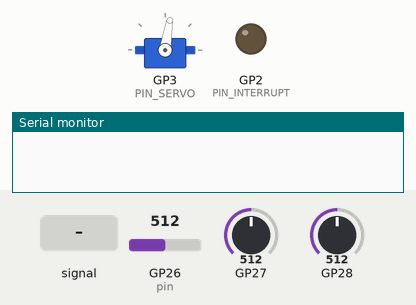
Simulated run of this sketch. Board: Raspberry Pi Pico. On the bench: servo, output pins drawn as LEDs (lit = HIGH), the last lines printed to the serial monitor. Wiring (inferred from the names in the program): servo: signal GP3. Dashed ring = blinking. The inputs (shaded band) are chosen by the test bench; at power-on: GP28 = 512, GP26 (pin) = 512, GP27 = 512 (analog values on the 0–1023 scale). Servo pulses on a pin are drawn as a servo (544–2400 µs = 0–180°); pins used as bus, display or sensor lines are not drawn.

Above: at 1.2 s.
1.3 s: GP27 fed a 200 Hz sine of ±255 counts around its level
At 2.0 s:
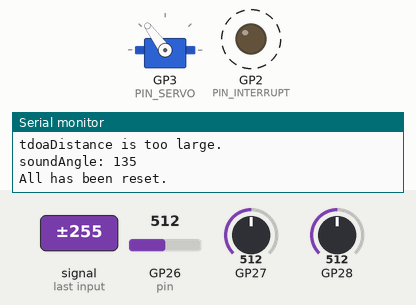
4.3 s: GP28 set to 710
7.1 s: GP26 (pin) set to 682
9.3 s: GP26 (pin) set to 714
At 10.4 s:
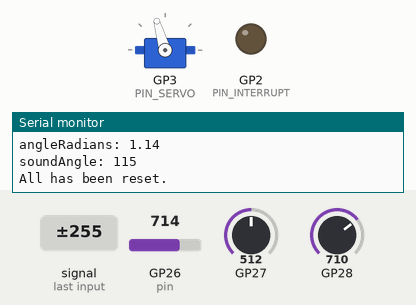
11.3 s: GP28 set to 693
At 13.1 s:
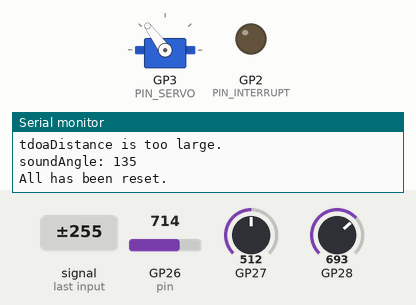
13.4 s: GP28 set to 716
At 14.5 s:
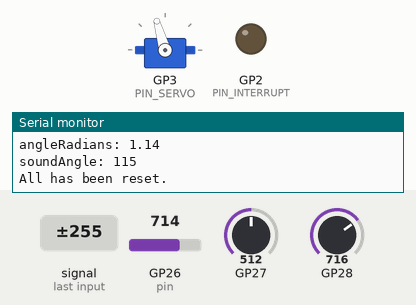
Timing chart, 0 to 16.4 s (numbered marks = the images above; inputs shaded):
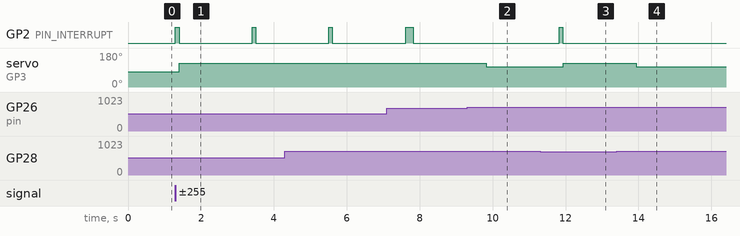

The sketch:

main_pico.ino
```cpp
#include <math.h>

const unsigned int SOUND_THRESHOLD = 700; //analog value for sound detection
const int ARRAY_LENGTH = 2500;
int soundArrayLeft[ARRAY_LENGTH];
int soundArrayRight[ARRAY_LENGTH];

struct MicrophoneTp {
  int pin;
  unsigned int baseline;
  bool detected = LOW;
  unsigned long detectedTime;
};
struct MicrophoneTp micLeft, micMiddle, micRight;

enum SoundStateTp {
  fromLeft,
  fromRight,
  unknown
};
enum SoundStateTp soundState = unknown;

const int PIN_INTERRUPT = 2;

//servo:
const int PIN_SERVO = 3;
volatile int servoPosition; //volatile because it is accessed by both loops

void setup() {
  Serial.begin(115200);
  while(!Serial); //wait for serial

  analogReadResolution(10);

  InitMicrophones();
}

void setup1() {
  InitServo();
}

void loop() {
  topOfLoop:

  //wait for sound on middle mic
  unsigned long counter = 0;
  while(!micMiddle.detected) {
    if(counter >= ARRAY_LENGTH) {counter = 0;}
    soundArrayLeft[counter] = analogRead(micLeft.pin);
    soundArrayRight[counter] = analogRead(micRight.pin);
    counter++;

    if(analogRead(micMiddle.pin) > SOUND_THRESHOLD || analogRead(micMiddle.pin) < (1023 - SOUND_THRESHOLD)) {
      micMiddle.detectedTime = micros();
      digitalWrite(PIN_INTERRUPT, HIGH);
      micMiddle.detected = HIGH;
      Serial.println("Sound detected!");
    }
  }

  //wait for sound on outer mics
  unsigned long timer = millis();
  const unsigned int TIMER = 100;
  int analogLeft = 0;
  int analogRight = 0;
  unsigned long micro;
  //wait for sound detection on both mics or time runs out
  while((!micLeft.detected || !micRight.detected) && (millis() - timer < TIMER)) {
    micro = micros();
    analogLeft = analogRead(micLeft.pin);
    analogLeft = analogRead(micLeft.pin);
    analogRight = analogRead(micRight.pin);
    analogRight = analogRead(micRight.pin);

    if(analogLeft > SOUND_THRESHOLD || analogLeft < (1023 - SOUND_THRESHOLD)) {
      micLeft.detectedTime = micro;
      micLeft.detected = HIGH;
    }
    if(analogRight > SOUND_THRESHOLD || analogRight < (1023 - SOUND_THRESHOLD)) {
      micRight.detectedTime = micro;
      micRight.detected = HIGH;
    }
  }
  //if timer ran out:
  if(millis() - timer > TIMER) {
    Serial.println("Time ran out.");
    Reset();
    goto topOfLoop;
  }

  //determine sound direction
  for(int i = counter; i < ARRAY_LENGTH; i++) {
    if(soundArrayLeft[i] > SOUND_THRESHOLD || soundArrayLeft[i] < (1023 - SOUND_THRESHOLD)) {
      soundState = fromLeft;
      Serial.println("Sound is coming from the left!");
      goto breakOut;
    }
    if(soundArrayRight[i] > SOUND_THRESHOLD || soundArrayRight[i] < (1023 - SOUND_THRESHOLD)) {
      soundState = fromRight;
      Serial.println("Sound is coming from the right!");
      goto breakOut;
    }
  }
  for(int i = 0; i < counter; i++) {
    if(soundArrayLeft[i] > SOUND_THRESHOLD || soundArrayLeft[i] < (1023 - SOUND_THRESHOLD)) {
      soundState = fromLeft;
      Serial.println("Sound is coming from the left!");
      goto breakOut;
    }
    if(soundArrayRight[i] > SOUND_THRESHOLD || soundArrayRight[i] < (1023 - SOUND_THRESHOLD)) {
      soundState = fromRight;
      Serial.println("Sound is coming from the right!");
      goto breakOut;
    }
  }
  soundState = unknown; //if all else fails
  breakOut:

  int soundAngle = CalculateSoundAngle();
  Serial.print("soundAngle: "); Serial.println(soundAngle);
  UpdateServoPosition(soundAngle);
  Reset();
  delay(2000);
}

void loop1() {
  digitalWrite(PIN_SERVO, HIGH);
  delayMicroseconds(servoPosition);
  digitalWrite(PIN_SERVO, LOW);
  delay(17);
  delayMicroseconds(3000 - servoPosition);
}

void Reset() {
  digitalWrite(PIN_INTERRUPT, LOW);
  micLeft.detected = LOW;
  micMiddle.detected = LOW;
  micRight.detected = LOW;
  soundState = unknown;
  for(int i = 0; i < ARRAY_LENGTH; i++) {
    soundArrayLeft[i] = 0;
    soundArrayRight[i] = 0;
  }

  Serial.println("All has been reset.");
}
```

microphones.ino
```cpp
void InitMicrophones() {
  micLeft.pin = 26; //A0
  micMiddle.pin = 27; //A1
  micRight.pin = 28; //A2

  pinMode(micLeft.pin, INPUT);
  pinMode(micMiddle.pin, INPUT);
  pinMode(micRight.pin, INPUT);
  pinMode(PIN_INTERRUPT, OUTPUT);
  digitalWrite(PIN_INTERRUPT, LOW);
}

int CalculateSoundAngle() {
  const double SPEED_OF_SOUND = 343.0; //m/s = mm/ms = microm/micros
  const double MIC_DISTANCE = 160000.0; //micro m (= 15 cm)
  double tdoa, tdoaDistance;
  double angleRadians, angleDegrees;

  switch(soundState) {
    case fromLeft:
      tdoa = micRight.detectedTime - micMiddle.detectedTime;
      Serial.print("tdoa: "); Serial.println(tdoa);
      tdoaDistance = SPEED_OF_SOUND * tdoa;
      Serial.print("tdoaDistance: "); Serial.println(tdoaDistance);
      if(tdoaDistance > MIC_DISTANCE) {
        Serial.println("tdoaDistance is too large.");
        return 135;
      }

      angleRadians = acos(tdoaDistance / MIC_DISTANCE); //if tdoaDistance > MIC_DISTANCE then angleRadians = inf
      Serial.print("angleRadians: "); Serial.println(angleRadians); //should be in [0, pi]
      angleDegrees = angleRadians * 180.0 / M_PI;
      return map(int(angleDegrees), 0, 180, 180, 0);
      break;
    case fromRight:
      tdoa = micLeft.detectedTime - micMiddle.detectedTime;
      Serial.print("tdoa: "); Serial.println(tdoa);
      tdoaDistance = SPEED_OF_SOUND * tdoa;
      Serial.print("tdoaDistance: "); Serial.println(tdoaDistance);
      if(tdoaDistance > MIC_DISTANCE) {
        Serial.println("tdoaDistance is too large.");
        return 45;
      }

      angleRadians = acos(tdoaDistance / MIC_DISTANCE); //if tdoaDistance > MIC_DISTANCE then angleRadians = inf
      Serial.print("angleRadians: "); Serial.println(angleRadians); //should be in [0, pi]
      angleDegrees = angleRadians * 180.0 / M_PI;
      return int(angleDegrees);
      break;
    case unknown:
    default:
      break;
  }
  //if all else fails...
  return 90;
}
```

servo.ino
```cpp
void InitServo() {
  pinMode(PIN_SERVO, OUTPUT);
  UpdateServoPosition(90); //place servo in middle
}

//convert angle to servo signal length:
void UpdateServoPosition(int angle) {
  int valueMin = 400;
  int valueMax = 2400;
  servoPosition = map(angle, 0, 180, valueMin, valueMax); //update global variable
}
```

Measured:
- the behaviour switches between 700 and 701 on GP26 (pin) (found by bisection; images 1 and 2)
- the behaviour switches between 701 and 700 on GP28 (found by bisection; images 2 and 3)
- after the input at 1.3 s, GP2 (PIN_INTERRUPT): alternates HIGH for 0.10 s and LOW for 2.0 s, starting at once; servo on GP3 (PIN_SERVO): 81° → 126° after 0.11 s
- after the input at 9.3 s, GP2 (PIN_INTERRUPT): stays LOW (without the input it goes to HIGH after 0.52 s); servo on GP3 (PIN_SERVO): 126° → 106° after 0.52 s
- after the input at 11.3 s, GP2 (PIN_INTERRUPT): LOW → HIGH after 0.52 s, → LOW 0.10 s later; servo on GP3 (PIN_SERVO): 106° → 126° after 0.63 s
- after the input at 13.4 s, GP2 (PIN_INTERRUPT): stops changing and stays LOW; servo on GP3 (PIN_SERVO): 126° → 106° after 0.54 s
